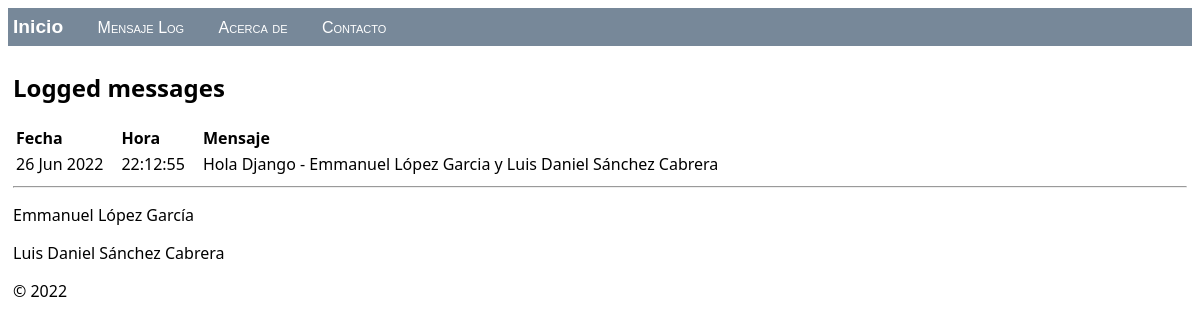
Before: / with the older database file.
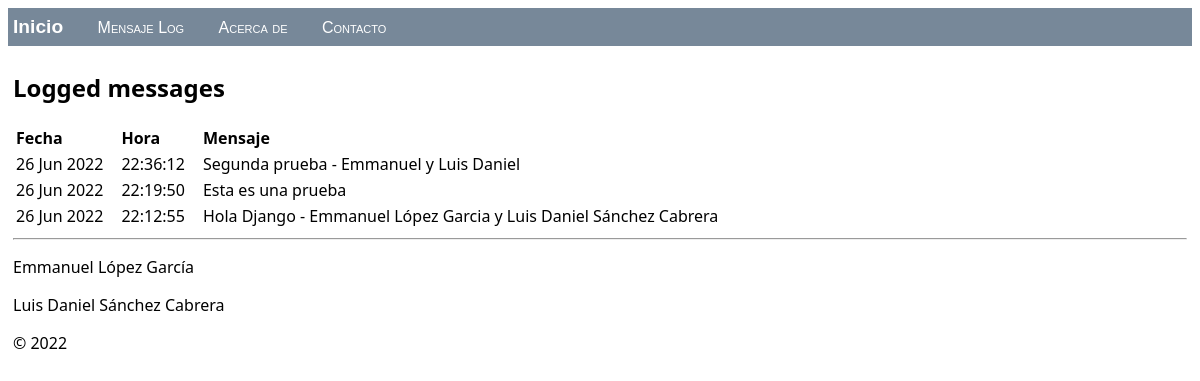
After: the same page with the newer database file.
### hello/models.py (models this page shows, shortened)
class LogMessage(models.Model):
    message = models.CharField(max_length=300)
    log_date = models.DateTimeField("date logged")

### hello/views.py (the view)
class HomeListView(ListView):
    model = LogMessage
    def get_context_data(self, **kwargs):
        context = super(HomeListView, self).get_context_data(**kwargs)
        return context

### hello/templates/hello/home.html (shortened to what this page needs)
{% extends "hello/layout.html" %}
{% block content %}
    <h2>Logged messages</h2>
    {% if message_list %}
        <table class="message_list">
            <thead>
            <tr>
                <th>Fecha</th>
                <th>Hora</th>
                <th>Mensaje</th>
            </tr>
            </thead>
            <tbody>
            {% for message in message_list %}
                <tr>
                    <td>{{ message.log_date | date:'d M Y' }}</td>
                    <td>{{ message.log_date | time:'H:i:s' }}</td>
                    <td>
                        {{ message.message }}
                    </td>
                </tr>
            {% endfor %}
            </tbody>
        </table>
    {% else %}
        <p>Los mensajes no han sido regitrados. Usa la <a href="{% url 'log' %}">Formulario de resgitro de mensaje</a>.</p>
    {% endif %}
{% endblock %}

### hello/templates/hello/layout.html (shortened to what this page needs)
<!DOCTYPE html>
<html>
<head>
    {% load static %}
    <link rel="stylesheet" type="text/css" href="{% static 'hello/site.css' %}"/>
</head>
<body>
<div class="navbar">
    <a href="{% url 'home' %}" class="navbar-brand">Inicio</a>
    <a href="{% url 'log' %}" class="navbar-item">Mensaje Log</a>
    <a href="{% url 'about' %}" class="navbar-item">Acerca de</a>
    <a href="{% url 'contact' %}" class="navbar-item">Contacto</a>
</div>
<div class="body-content">
    {% block content %}
    {% endblock %}
    <hr/>
    <footer>
        <p>Emmanuel López García</p>
        <p>Luis Daniel Sánchez Cabrera</p>
        <p>© 2022</p>
    </footer>
</div>
</body>
</html>

### hello/static/hello/site.css (style rules this page uses)
.navbar { background-color: lightslategray; font-size: 1em; font-family: 'Trebuchet MS', 'Lucida Sans Unicode', 'Lucida Grande', 'Lucida Sans', Arial, sans-serif; color: white; padding: 8px 5px 8px 5px; }
.navbar a { text-decoration: none; color: inherit; }
.navbar-brand { font-size: 1.2em; font-weight: 600; }
.navbar-item { font-variant: small-caps; margin-left: 30px; }
.body-content { padding: 5px; font-family:'Segoe UI', Tahoma, Geneva, Verdana, sans-serif; }
.message_list th,td { text-align: left; padding-right: 15px; }

Changed rows visible on the page:
added LogMessage: log_date "26 Jun 2022", log_date "22:36:12", message "Segunda prueba - Emmanuel y Luis Daniel"
added LogMessage: log_date "26 Jun 2022", log_date "22:19:50", message "Esta es una prueba"
